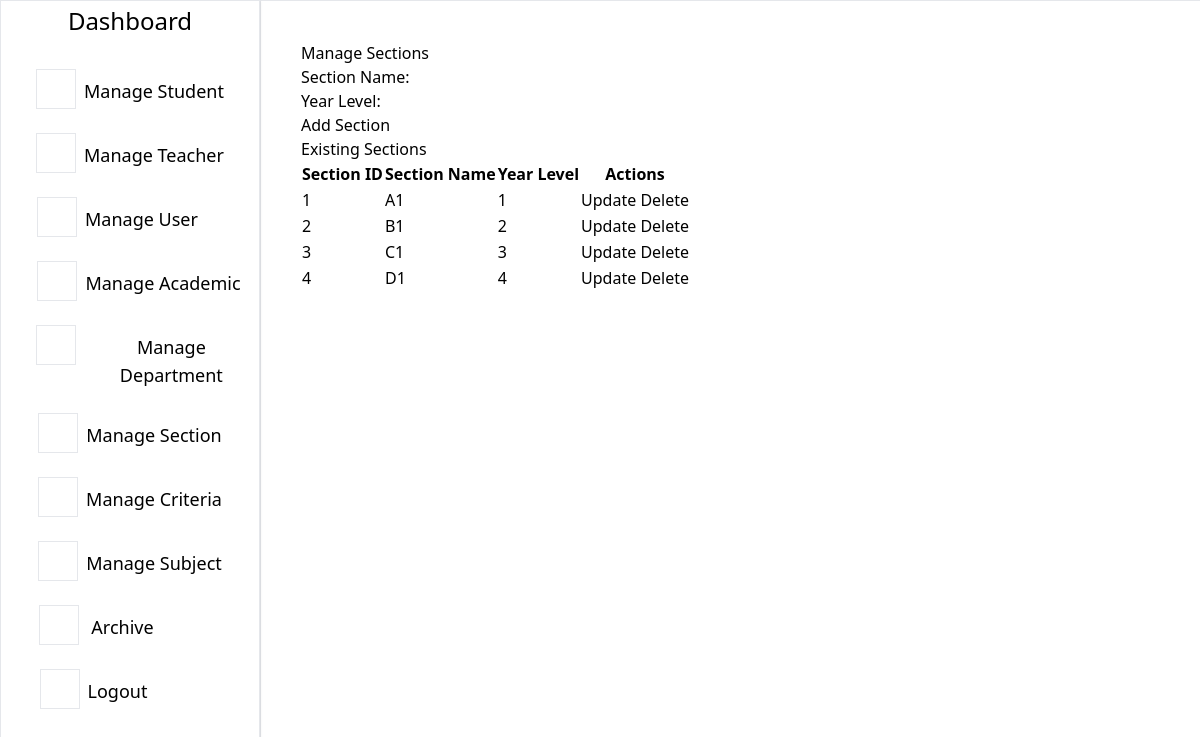
The page /admin/section_create.php on the database its author committed.
### tables this page shows
CREATE TABLE `tblsection` (
  `section_id` int NOT NULL,
  `section_name` varchar(255) NOT NULL,
  `year_level` int NOT NULL
);

### admin/section_create.php (the view, shortened to what this page needs)
<?php
include('../database/dbconnect.php');
$sections = $conn->query("SELECT * FROM tblsection");
$form_action = 'add';
$section_id = $section_name = $year_level = '';
?>
<!DOCTYPE html>
<html>
<head>
  <script src="https://cdn.tailwindcss.com"></script>
</head>
<body>
<aside>
    <div class="container">
      <div class="fixed bottom-0 left-0 top-0 z-50 w-[260px] border shadow">
        <div class=" text-2xl text-center hover:bg-blue-900 hover:text-white py-1 rounded-sm cursor-pointer">
          <a href="adminDashboard.php" class="cursor-pointer">Dashboard</a>
        </div>
        <div class="flex flex-col justify-evenly item-center text-center gap-2 mt-5">
          <div class="flex justify-center item-center gap-2 hover:bg-[#161D6F] py-2 hover:text-white cursor-pointer">
            <div class="h-10 w-10 border">
            </div>
            <div class="mt-2 text-lg">
              <a href="../admin/student_view.php">Manage Student</a>
            </div>
          </div>
          <div class="flex justify-center item-center gap-2 hover:bg-[#161D6F] py-2 hover:text-white cursor-pointer">
            <div class="h-10 w-10 border">
            </div>
            <div class="mt-2 text-lg">
              <a href="../admin/teacher_view.php">Manage Teacher</a>
            </div>
          </div>
          <div class="flex justify-center item-center gap-2 hover:bg-[#161D6F] py-2 hover:text-white cursor-pointer ms-[-25px]">
            <div class="h-10 w-10 border">
            </div>
            <div class="mt-2 text-lg">
              <a href="">Manage User</a>
            </div>
          </div>
          <div class="flex justify-center item-center gap-2  hover:bg-[#161D6F] py-2 hover:text-white cursor-pointer ms-[18px]">
            <div class="h-10 w-10 border">
            </div>
            <div class="mt-2 text-lg">
              <a href="../admin/academic_create.php">Manage Academic</a>
            </div>
          </div>
          <div class="flex justify-center item-center gap-2 hover:bg-[#161D6F]
            py-2 hover:text-white cursor-pointer ms-[35px]">
            <div class="h-10 w-10 border">
            </div>
            <div class="mt-2 text-lg">
              <a href="../admin/department_create.php">Manage Department</a>
            </div>
          </div>
          <div class="flex justify-center item-center gap-2 hover:bg-[#161D6F] py-2 hover:text-white cursor-pointer">
            <div class="h-10 w-10 border">
            </div>
            <div class="mt-2 text-lg">
              <a href="../admin/section_create.php">Manage Section</a>
            </div>
          </div>
          <div class="flex justify-center item-center gap-2 hover:bg-[#161D6F] py-2 hover:text-white cursor-pointer">
            <div class="h-10 w-10 border">
            </div>
            <div class="mt-2 text-lg">
              <a href="../admin/criteria_create.php">Manage Criteria</a>
            </div>
          </div>
          <div class="flex justify-center item-center gap-2 hover:bg-[#161D6F] py-2 hover:text-white cursor-pointer">
            <div class="h-10 w-10 border">
            </div>
            <div class="mt-2 text-lg">
              <a href="../admin/subject_create.php">Manage Subject</a>
            </div>
          </div>
          <div class="flex justify-center item-center gap-2 hover:bg-[#161D6F] py-2 hover:text-white cursor-pointer">
            <div class="h-10 w-10 border ms-[-63px]">
            </div>
            <div class="mt-2 text-lg mx-1">
              <a href="">Archive</a>
            </div>
          </div>
          <div class="flex justify-center
            item-center gap-2 hover:bg-[#161D6F]
              py-2 hover:text-white ms-[-73px]">
            <div class="h-10 w-10 border">
            </div>
            <div class="mt-2 text-lg">
              <a href="../logout.php">Logout</a>
            </div>
          </div>
        </div>
      </div>
    </div>
  </aside>
  <div class="fixed bottom-0 left-0 right-0 top-0 z-10 mx-[260px] w-[1200px] p-10 border">
  <h1>Manage Sections</h1>
<form method="post" action="">
  <label>Section Name:</label><input type="text" name="section_name" value="<?php echo $section_name; ?>" required><br>
  <label>Year Level:</label><input type="number" name="year_level" value="<?php echo $year_level; ?>" required><br>
  <input type="submit" value="<?php echo $form_action == 'add' ? 'Add Section' : 'Update Section'; ?>">
</form>
<h3>Existing Sections</h3>
<table border="1">
  <tr>
    <th>Section ID</th>
    <th>Section Name</th>
    <th>Year Level</th>
    <th>Actions</th>
  </tr>
  <?php while ($row = $sections->fetch_assoc()) { ?>
    <tr>
      <td><?php echo $row['section_id']; ?></td>
      <td><?php echo $row['section_name']; ?></td>
      <td><?php echo $row['year_level']; ?></td>
      <td>
        <button>
          <a href="?action=edit&section_id=<?php echo $row['section_id']; ?>&section_name=<?php echo $row['section_name']; ?>&year_level=<?php echo $row['year_level']; ?>">
            Update
          </a>
        </button>
        <button>
          <a href="#" onclick="deleteSection(<?php echo $row['section_id']; ?>)">Delete</a>
        </button>
      </td>
    </tr>
  <?php } ?>
</table>
  </div>
</body>
</html>

### rows shown on the page
tblsection: section_id "1", section_name "A1", year_level "1"
tblsection: section_id "2", section_name "B1", year_level "2"
tblsection: section_id "3", section_name "C1", year_level "3"
tblsection: section_id "4", section_name "D1", year_level "4"
